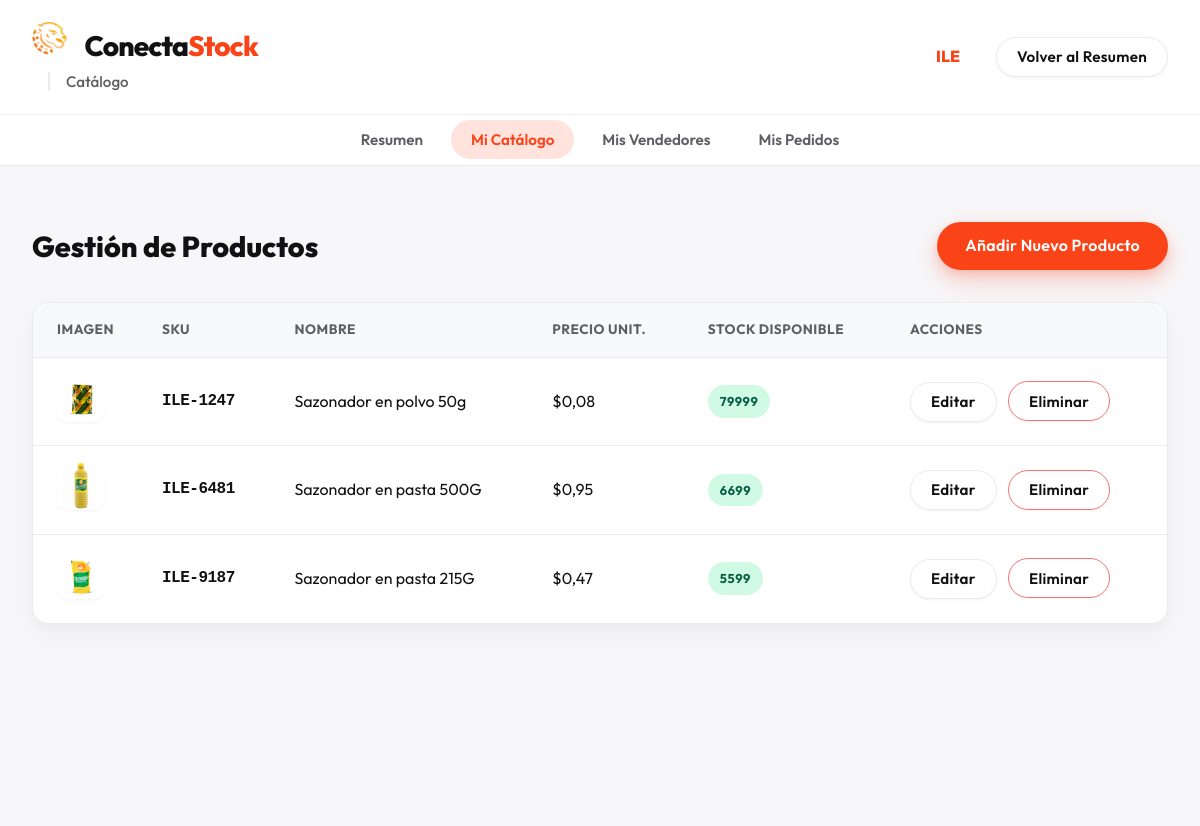
Screenshot of /dashboard/proveedor/productos/ (signed in) with the database file from the repository.
### aplicacion/models.py (models this page shows, shortened)
class Proveedor(models.Model):
    TIPO_CHOICES = (
        ('Mayorista', 'Mayorista'),
        ('Minorista', 'Minorista'),
    )
    usuario = models.OneToOneField(User, on_delete=models.CASCADE, related_name='perfil_proveedor')
    nombre_empresa = models.CharField(max_length=100)
    ruc = models.CharField(max_length=13, unique=True)
    nombre_propietario = models.CharField(max_length=50)
    apellido_propietario = models.CharField(max_length=50)
    correo = models.EmailField()
    tipo = models.CharField(max_length=20, choices=TIPO_CHOICES)
    descripcion = models.TextField()
    logo = models.ImageField(upload_to='logos_proveedores/', null=True, blank=True)
    es_verificado = models.BooleanField(default=False)
    acepta_solicitudes = models.BooleanField(default=True)

class Producto(models.Model):
    UNIDAD_CHOICES = (
        ('Paquete', 'Paquete'),
        ('Unidad', 'Unidad'),
    )
    sku = models.CharField(max_length=20, unique=True, blank=True)
    nombre = models.CharField(max_length=100)
    descripcion = models.TextField()
    precio_unitario = models.DecimalField(max_digits=10, decimal_places=2)
    stock_disponible = models.IntegerField()
    stock_minimo_pedido = models.IntegerField()
    unidad_medida = models.CharField(max_length=20, choices=UNIDAD_CHOICES)
    categoria = models.ForeignKey(Categoria, on_delete=models.CASCADE)
    proveedor = models.ForeignKey(Proveedor, on_delete=models.CASCADE, related_name='productos')
    imagen = models.ImageField(upload_to='productos/', null=True, blank=True)

### aplicacion/views.py (the view)
# urls.py: path('dashboard/proveedor/productos/', views.mis_productos, name='mis_productos'),
@login_required
def mis_productos(request):
    if not hasattr(request.user, 'perfil_proveedor'):
        return redirect('index')
    proveedor = request.user.perfil_proveedor
    productos = proveedor.productos.all()
    return render(request, 'mis_productos.html', {'productos': productos, 'proveedor': proveedor})

### aplicacion/templates/mis_productos.html (shortened to what this page needs)
{% load static %}
<!DOCTYPE html>
<html lang="es">
<head>
    <link rel="stylesheet" href="{% static 'css/style.css' %}">
</head>
<body>
    <header class="b2b-header">
        <div class="container header-layout">
            <div class="logo-area">
                <strong class="brand-logo" style="display: flex; align-items: center;">
    <a href="{% url 'dashboard_proveedor' %}" class="text-decoration-none text-inherit">
        <img src="{% static 'images/iso_1.png' %}" alt="Logo" style="height: 36px; margin-right: 12px; border-radius: 4px;">
        Conecta<span class="color-accent">Stock</span>
    </a>
</strong>
                <span class="header-badge">Catálogo</span>
            </div>
            <nav aria-label="Navegación principal">
                <ul class="nav-links">
                    <li><strong class="text-primary">{{ proveedor.nombre_empresa }}</strong></li>
                    <li><a href="{% url 'dashboard_proveedor' %}" class="btn btn-secondary btn-sm">Volver al Resumen</a>
                    </li>
                </ul>
            </nav>
        </div>
    </header>
    <nav class="dashboard-nav">
        <div class="container">
            <ul>
                <li><a href="{% url 'dashboard_proveedor' %}">Resumen</a></li>
                <li><a href="{% url 'mis_productos' %}" class="active">Mi Catálogo</a></li>
                <li><a href="{% url 'mis_vendedores' %}">Mis Vendedores</a></li>
                <li><a href="{% url 'mis_pedidos' %}">Mis Pedidos</a></li>
            </ul>
        </div>
    </nav>
    <main class="dashboard-main">
        <section class="container dashboard-section">
            <div class="flex-between mb-lg">
                <h1 class="font-1-8rem">Gestión de Productos</h1>
                <a href="{% url 'crear_producto' %}" class="btn btn-primary">Añadir Nuevo Producto</a>
            </div>
            <div class="table-responsive">
                <table class="data-table">
                    <thead>
                        <tr>
                            <th>Imagen</th>
                            <th>SKU</th>
                            <th>Nombre</th>
                            <th>Precio Unit.</th>
                            <th>Stock Disponible</th>
                            <th>Acciones</th>
                        </tr>
                    </thead>
                    <tbody>
                        {% for producto in productos %}
                        <tr>
                            <td class="td-img">
                                {% if producto.imagen %}
                                <img src="{{ producto.imagen.url }}" alt="img" class="img-avatar">
                                {% else %}
                                <div class="img-placeholder">📦</div>
                                {% endif %}
                            </td>
                            <td class="font-mono">{{ producto.sku }}</td>
                            <td>{{ producto.nombre }}</td>
                            <td>${{ producto.precio_unitario }}</td>
                            <td>
                                {% if producto.stock_disponible > 0 %}
                                <span class="badge badge-success">{{ producto.stock_disponible }}</span>
                                {% else %}
                                <span class="badge badge-pending">Sin Stock</span>
                                {% endif %}
                            </td>
                            <td>
                                <a href="{% url 'editar_producto' producto.id %}" class="btn btn-secondary btn-sm"
                                    style="margin-right: 8px;">Editar</a>
                                <form action="{% url 'eliminar_producto' producto.id %}" method="post" style="display:inline;">
                                    <button type="submit" class="btn btn-secondary btn-sm btn-danger-outline"
                                        onclick="return confirm('¿Estás seguro de eliminar este producto?');">Eliminar</button>
                                </form>
                            </td>
                        </tr>
                        {% empty %}
                        <tr>
                            <td colspan="6" class="text-center-empty">
                                No tienes productos registrados en tu catálogo. ¡Empieza creando uno!
                            </td>
                        </tr>
                        {% endfor %}
                    </tbody>
                </table>
            </div>
        </section>
    </main>
</body>
</html>

### rows the page displays
Proveedor: nombre_empresa "ILE"
Producto: imagen (picture), sku "ILE-1247", nombre "Sazonador en polvo 50g", precio_unitario "0,08", stock_disponible "79999"
Producto: imagen (picture), sku "ILE-6481", nombre "Sazonador en pasta 500G", precio_unitario "0,95", stock_disponible "6699"
Producto: imagen (picture), sku "ILE-9187", nombre "Sazonador en pasta 215G", precio_unitario "0,47", stock_disponible "5599"
